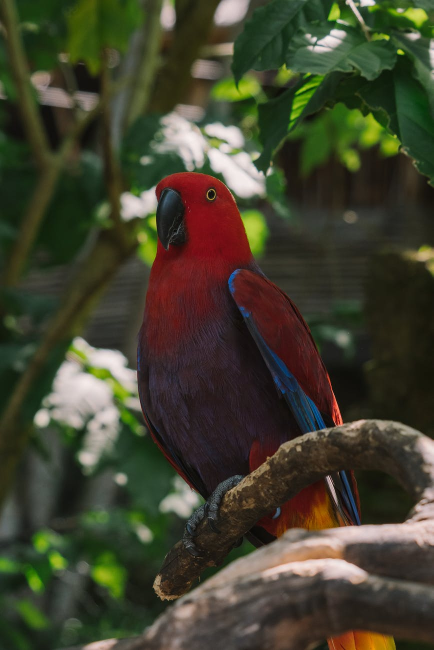
#> input picture Images/Parrot.jpeg, 867 x 1300 px, found by its file name (shown at 1/2 size)
$ python 3_image_histogram.py
#> lines starting #> are read from the running program, lines starting #| are printed output that depends on the picture
#
#   https://www.geeksforgeeks.org/opencv-python-program-analyze-image-using-histogram/
#   https://matplotlib.org/devdocs/gallery/subplots_axes_and_figures/subplots_demo.html`
#

import cv2
from matplotlib import pyplot as plt

img = cv2.imread("Images//Parrot.jpeg")
#> img is the input picture: shape (1300, 867, 3); mean B, G, R 46.1, 65.1, 65.4
# [6 lines of commented-out code are left out]
img_resized = cv2.resize(img,(0,0), fx = 0.5, fy = 0.5)
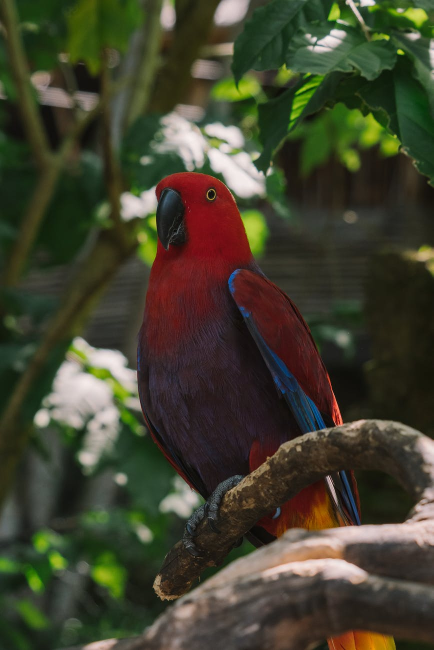
#> img_resized: shape (650, 434, 3); mean B, G, R 46.3, 65.3, 65.6
cv2.imshow("Image",img_resized)


# Sectioning Plot space
figure, axis = plt.subplots(2, 1)

# Method 1 of Calculating Histogram
hist_r = cv2.calcHist([img_resized],[0],None,[256],[0,256])
#> hist_r = 256 values, max 8144 at index 20, min 0 at index 239, mean 1102
axis[0].plot(hist_r)

hist = cv2.calcHist([img],[0],None,[256],[0,256])
#> hist = 256 values, max 32295 at index 20, min 0 at index 244, mean 4402.7
axis[0].plot(hist)

# Method 2 of Calculating Histogram
axis[1].hist(img.ravel(),256,[0,256])

plt.show()
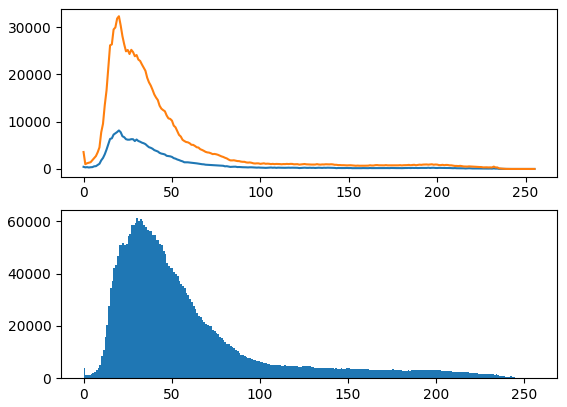
#> figure drawn by matplotlib, 2 panels; panel 1: curve peaks at x = 20, y = 8144; panel 1: curve peaks at x = 20, y = 32295; panel 2: tallest bar 61230 high, from x = 30 to 31
cv2.waitKey(0)

$ run again, with Images/RGB_illumination.jpg copied over Images/Parrot.jpeg
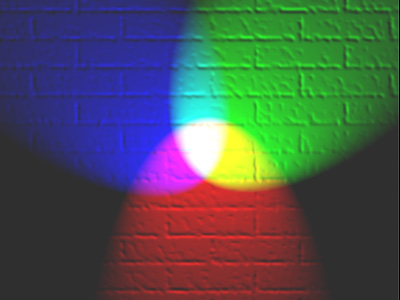
#> input picture Images/RGB_illumination.jpg, 400 x 300 px, found by its file name
#> img is the input picture: shape (300, 400, 3); mean B, G, R 81.4, 84.6, 74.3
#> `img_resized = cv2.resize(img,(0,0), fx = 0.5, fy = 0.5)`:
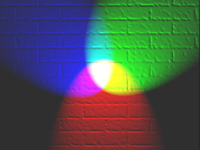
#> img_resized: shape (150, 200, 3); mean B, G, R 81.5, 84.7, 74.4
#> hist_r = 256 values, max 10403 at index 47, min 0 at index 0, mean 117.2
#> hist = 256 values, max 37511 at index 47, min 0 at index 5, mean 468.8
#> `plt.show()`:
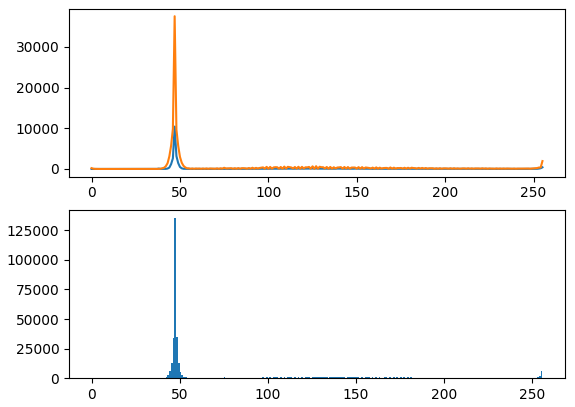
#> figure drawn by matplotlib, 2 panels; panel 1: curve peaks at x = 47, y = 10403; panel 1: curve peaks at x = 47, y = 37511; panel 2: tallest bar 135193 high, from x = 47 to 48
